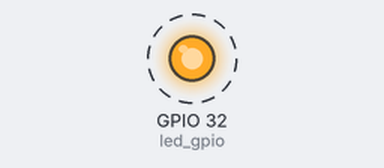
A sketch run on a simulated ESP32. On the bench: output pins drawn as LEDs (lit = HIGH). Dashed ring = blinking.

Above: at 0.5 s.
Timing chart, 0 to 4.6 s (numbered marks = the images above):
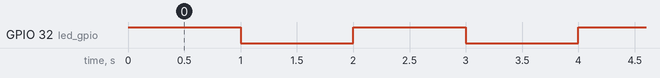

Measured:
- by itself, GPIO 32 (led_gpio): alternates HIGH for 1.0 s and LOW for 1.0 s

The sketch:

sketch_aug4a.ino
```cpp
const byte led_gpio = 32;

// the setup function runs once when you press reset or power the board
void setup() {
  // initialize digital pin LED_BUILTIN as an output.
  pinMode(led_gpio, OUTPUT);
}

// the loop function runs over and over again forever
void loop() {
  digitalWrite(led_gpio, HIGH);   // turn the LED on (HIGH is the voltage level)
  delay(1000);                       // wait for a second
  digitalWrite(led_gpio, LOW);    // turn the LED off by making the voltage LOW
  delay(1000);                       // wait for a second
}
```
